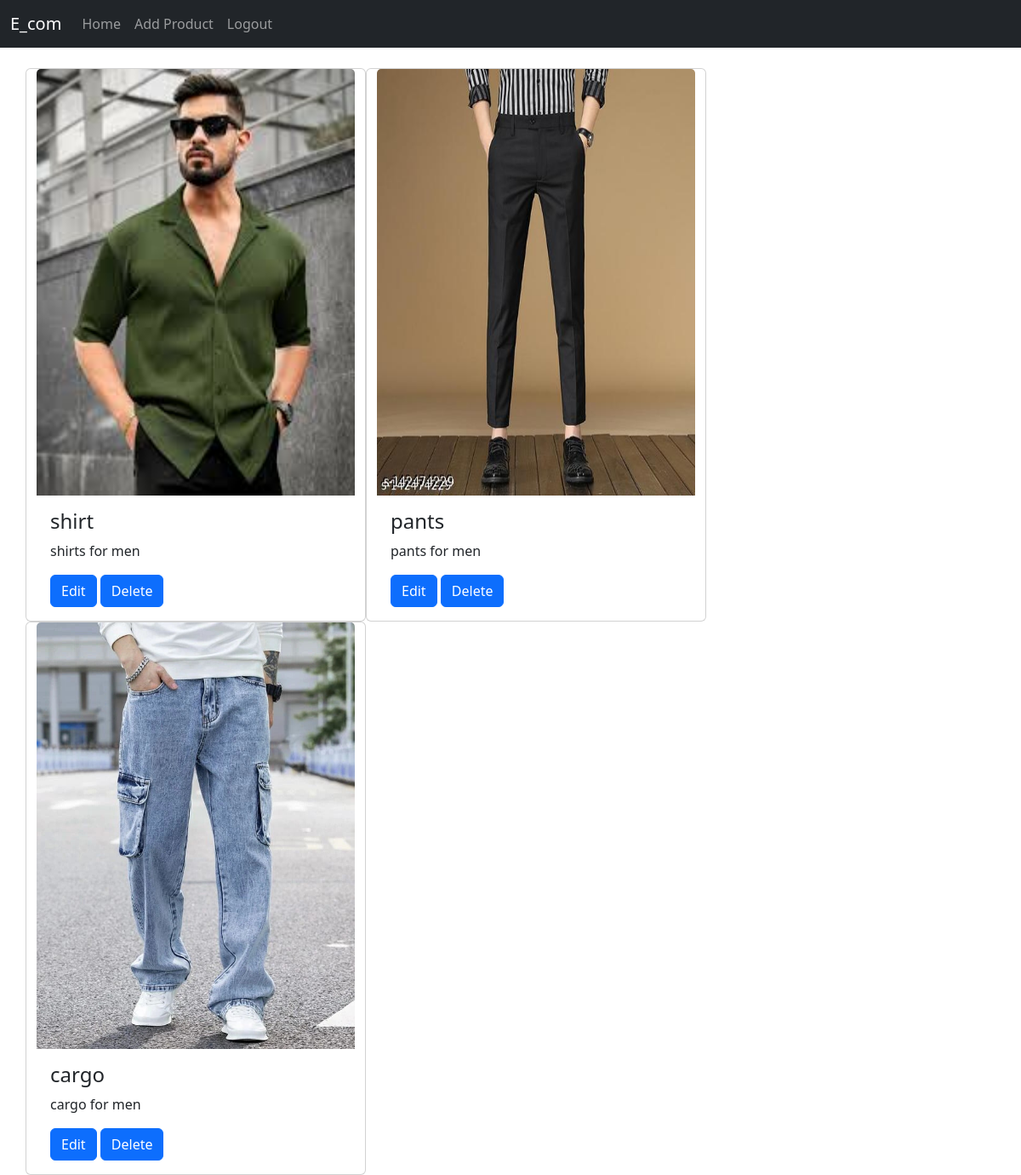
Before: /shop_home (signed in) with the older database file.
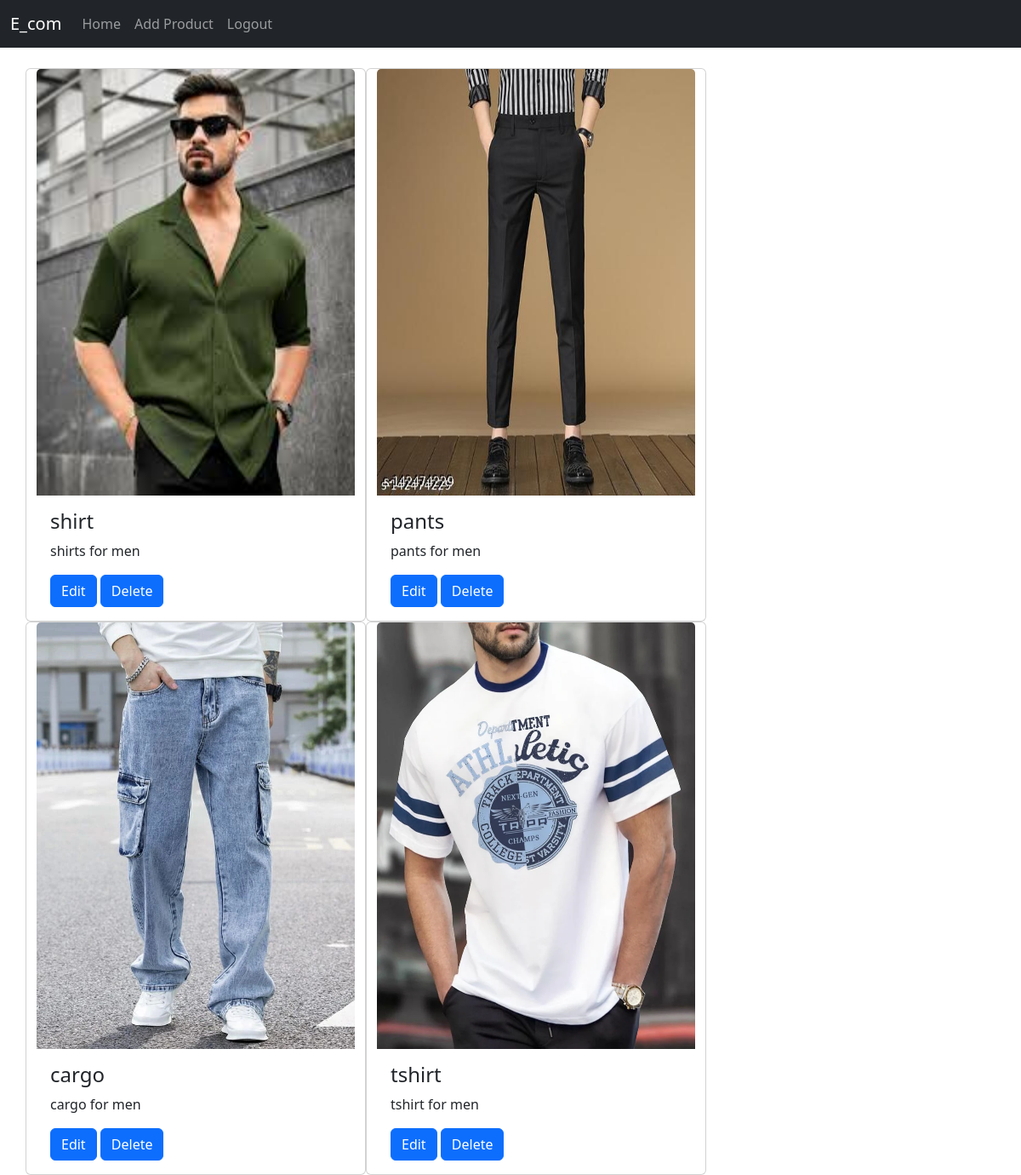
After: the same page with the newer database file.
### app/models.py (models this page shows)
class product(models.Model):
    pid=models.TextField()
    name=models.TextField()
    dis=models.TextField()
    price=models.IntegerField()
    offer_price=models.IntegerField()
    stock=models.IntegerField()
    img=models.FileField()

### app/views.py (the view)
# urls.py: path('shop_home',views.shop_home),
def shop_home(req):
    if 'shop' in req.session:
        products=product.objects.all()
        return render(req,'shop/home.html',{'products':products})
    else:
        return redirect(e_com_login)

### templates/shop/home.html (shortened to what this page needs)
<!DOCTYPE html>
<html lang="en">
<head>
    <link href="https://cdn.jsdelivr.net/npm/bootstrap@5.3.3/dist/css/bootstrap.min.css" rel="stylesheet">
</head>
<body>
    <nav class="navbar navbar-expand-sm bg-dark navbar-dark">
        <div class="container-fluid">
          <a class="navbar-brand" href="#">E_com</a>
          <div class="collapse navbar-collapse" id="collapsibleNavbar">
            <ul class="navbar-nav">
              <li class="nav-item">
                <a class="nav-link" href="#">Home</a>
              </li>
              <li class="nav-item">
                <a class="nav-link" href="add product">Add Product</a>
              </li>
              <li class="nav-item">
                <a class="nav-link" href="logout">Logout</a>
              </li>
            </ul>
          </div>
        </div>
      </nav>
  <div class="container mt-4 ">
    <div class="row">
      {% for pro in products %}
      <div class="card" style="width:400px;height:650px">
        <img class="card-img-top" src="{{pro.img.url}}" alt="Card image" style="width:100%;height:400%">
        <div class="card-body">
          <h4 class="card-title">{{pro.name}}</h4>
          <p class="card-text">{{pro.dis}}</p>
          <a href='edit_product/{{pro.pk}}' class="btn btn-primary">Edit</a>
          <a href="#" class="btn btn-primary">Delete</a>
        </div>
      </div>
      {% endfor %}
    </div>
  </div>
</body>
</html>

Changed rows visible on the page:
added product: img (picture), name "tshirt", dis "tshirt for men"
